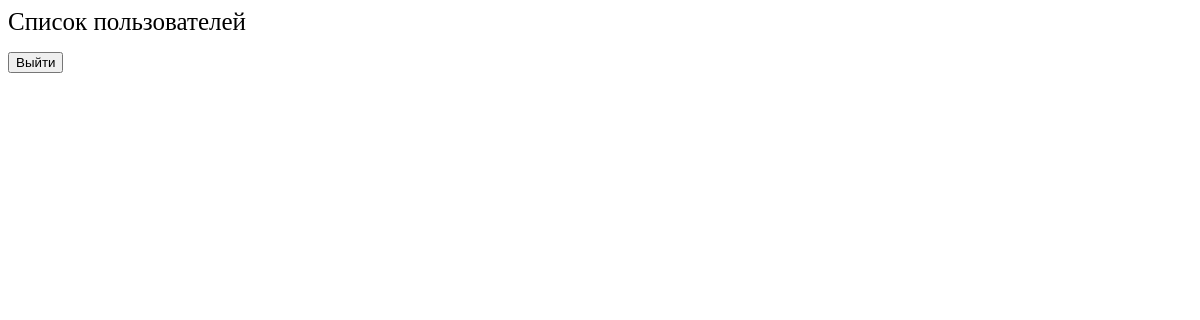
Before: /src/admin/users.php with the older database file.
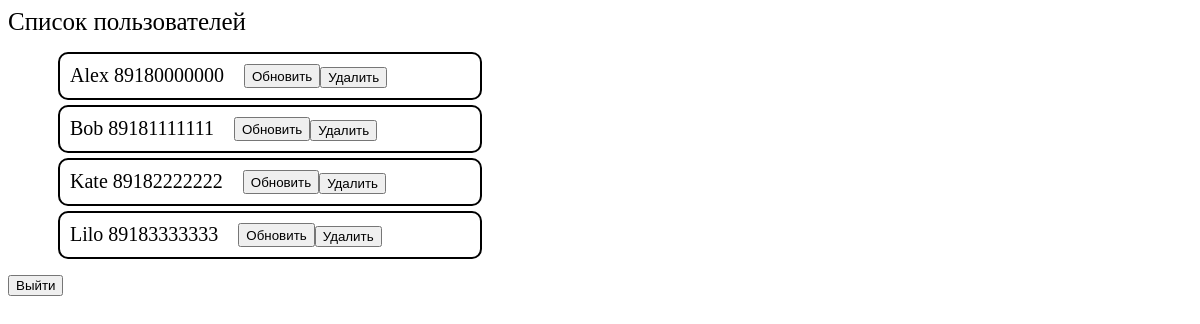
After: the same page with the newer database file.
### tables this page shows
CREATE TABLE IF NOT EXISTS users (
  ID INT(11) NOT NULL AUTO_INCREMENT,
  username VARCHAR(20) NOT NULL,
  phone VARCHAR(11) NOT NULL,
  pass VARCHAR(150) NOT NULL,
  PRIMARY KEY (ID)
);

### src/admin/users.php (the view, shortened to what this page needs)
<!DOCTYPE html>
<html lang="en">
<head>
    <link rel="stylesheet" href="style.css" type="text/css"/>
</head>
<body>
    <div class="wrapper">
        <div class="title">Список пользователей</div>
        <ul>
        <?php
            $mysqli = new mysqli("db", "user", "password", "appDB");
            $result = $mysqli->query("SELECT * FROM users");
            foreach ($result as $row){
                echo "<li>{$row['username']} {$row['phone']}
                <div class='btns'>
                <button><a href='user_put.php?edit={$row['ID']}'>Обновить</a></button>
                <form method='post' action='?id={$row['ID']}'><button type='submit' name='delete'>Удалить</button></form>
                <div></li>";
            }
        ?>
        </ul>
    </div>
    <a href="http://localhost:8081/user/logout"><button>Выйти</button></a>
</body>
</html>

### src/admin/style.css (style rules this page uses)
.title { font-size: 25px; }
li { list-style-type: none; border: 2px solid black; border-radius: 10px; margin: 5px 10px; font-size: 20px; width: 400px; padding: 10px; display: flex; }
a { text-decoration: none; color: black; }
.btns { display: flex; margin-left: 20px; }

Changed rows visible on the page:
added users: username "Alex", phone "89180000000"
added users: username "Bob", phone "89181111111"
added users: username "Kate", phone "89182222222"
added users: username "Lilo", phone "89183333333"
